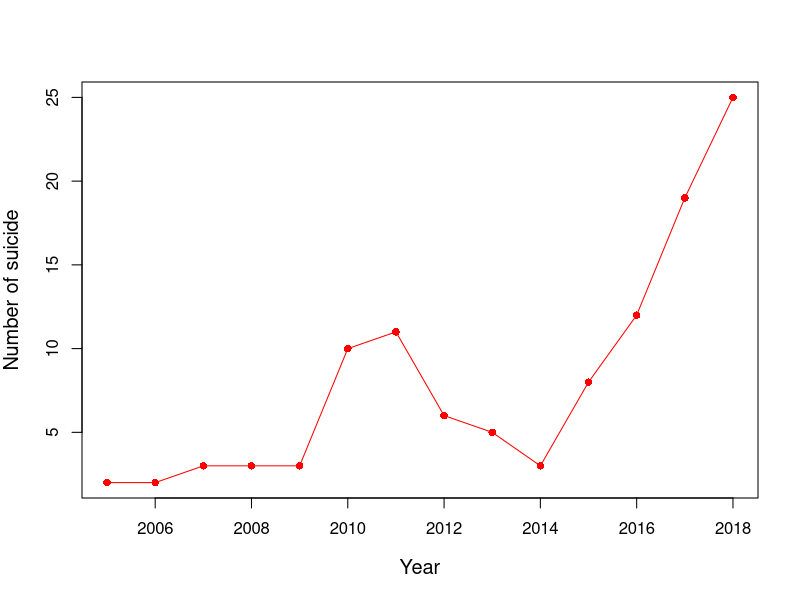
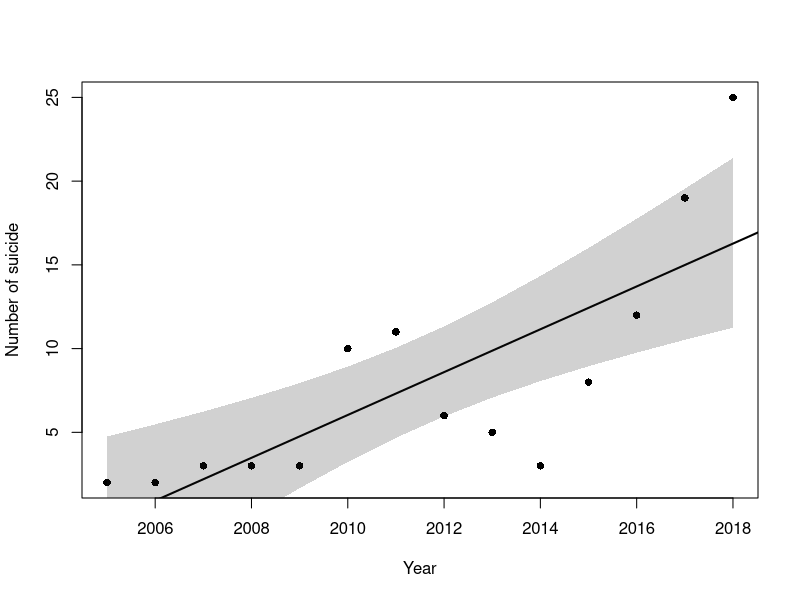
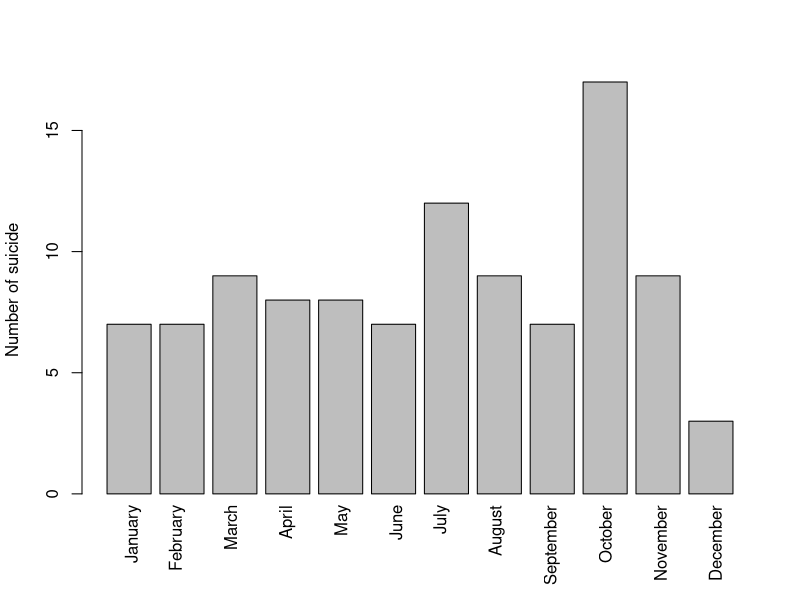
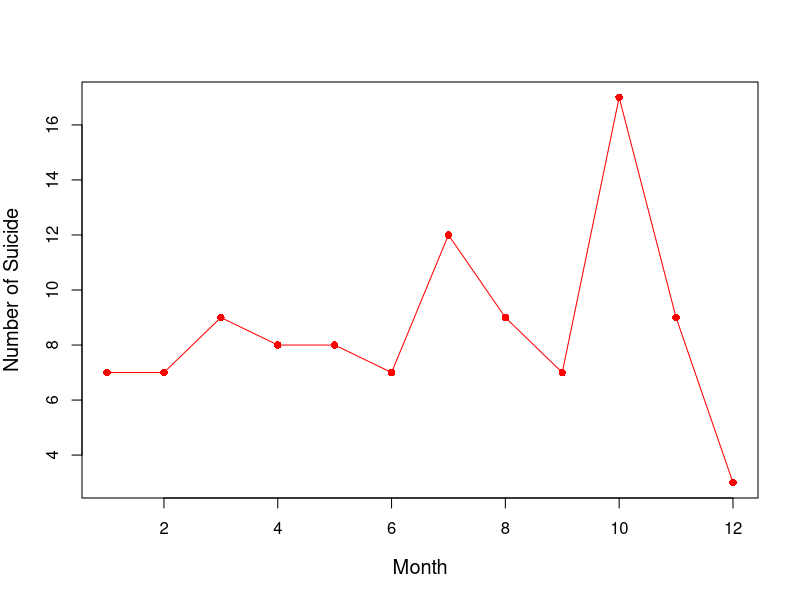
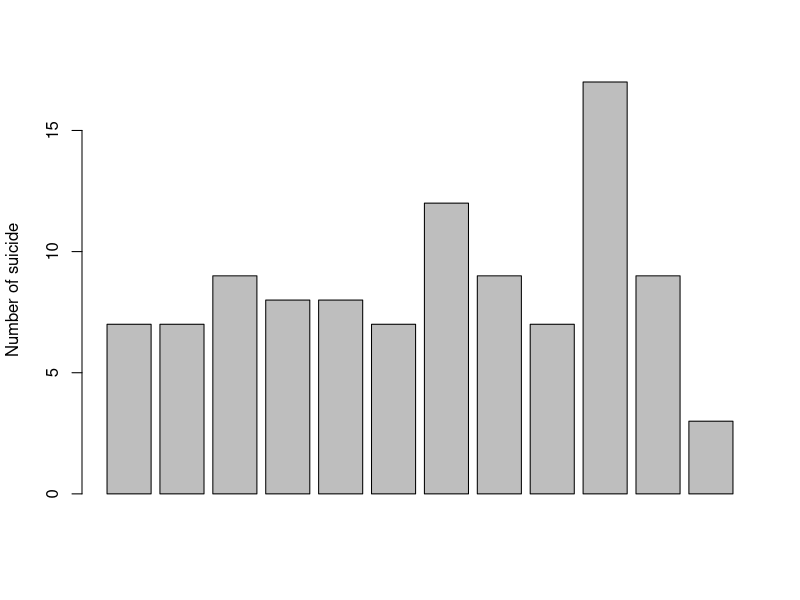
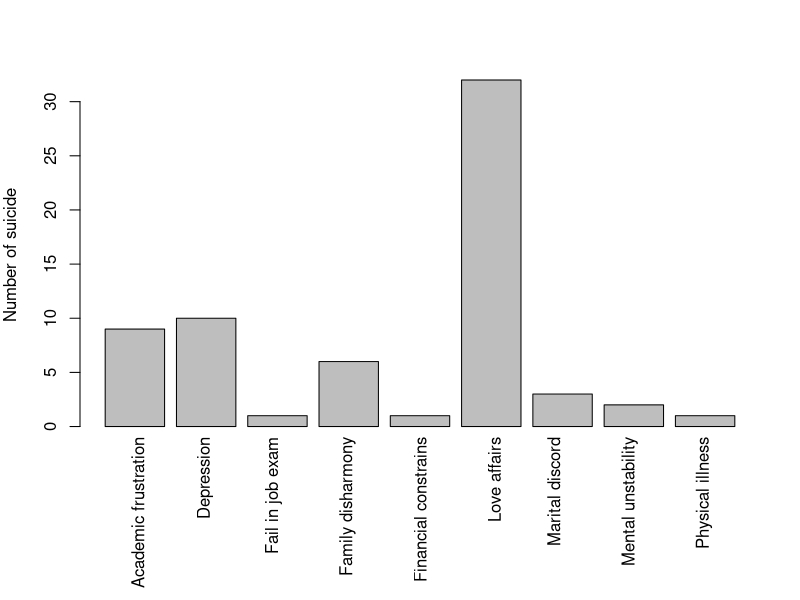
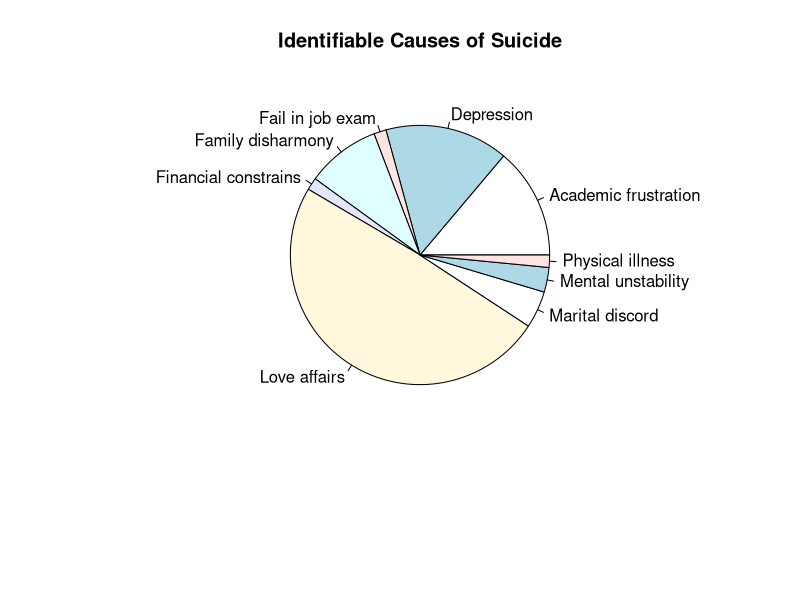
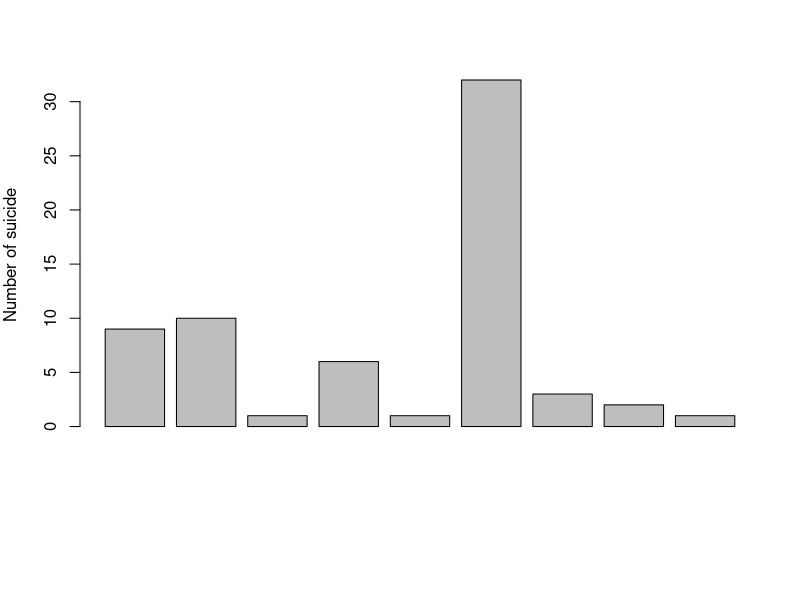

Recreate these plots in R, in order. (Note: this script raises an error after producing the figures.)
##Suicide BD universities

SuisBdUni <- read.csv("data/Suicide_BD_unistd.csv")

head(SuisBdUni)
library(dplyr)

sex <- count(SuisBdUni, Sex)
residence <- count(SuisBdUni, Residence)
count(SuisBdUni, SuicidalNotes)
count(SuisBdUni, University.type)
AcademicYear <- count(SuisBdUni, AcademicYear)
class <- count(SuisBdUni, Division)
count(SuisBdUni, SuicideMethod)
year <- count(SuisBdUni, SuicideYear)
count(SuisBdUni, Timeofsuicide)
count(SuisBdUni, University)
cause <- count(SuisBdUni, IdentifiableCause) 
cause

###



##Figure 3
pageWidthLarge<- 7.08661
pageHeightLarge <- pageWidthLarge * 1.50
pagePaper <- 'special'
fontFamily <- 'Times'
pdf("output/Figure_3.pdf", width=pageWidthLarge, 
    height= pageHeightLarge, family=fontFamily, paper=pagePaper)

#png("output/Figure_2.png", width=pageWidthLarge, height= pageHeightLarge,
#units= "in",type= "cairo", res = 600)

layout(matrix(c(1,2,3,4,5,6,7,8), nrow=4,ncol=2,byrow =  TRUE))
par(mar=c(1,1,2,2))

##
sex <- count(SuisBdUni, Sex)
sex
slices <- sex$n
labs <- sex$Sex
pie(slices, labels = labs, main ="Sex")
mtext("(a)", side = 3, line = -3, adj= 0.09, cex=1.0)


##
faculty <- count(SuisBdUni, Division)
faculty <- na.omit(faculty)
slices <- faculty$n
labs <- faculty$Division
slices
pie(slices, labels = labs, main = "Faculty", clockwise = TRUE)
mtext("(b)", side = 3, line = -3, adj= 0.15, cex=1.0)

##
AcademicYear <- count(SuisBdUni, AcademicYear)
AcademicYear
AcademicYear <- na.omit(AcademicYear)
slices <- AcademicYear$n
labs <- c("1st", "2nd", "3rd","4th","5th")
pie(slices, labels = labs, main= "Academic year")
mtext("(c)", side = 3, line = -3, adj= 0.09, cex=1.0)

##
uni <- count(SuisBdUni, University.type)
uni
uni <- na.omit(uni)
slices <- uni$n
labs <- c("National university", "Private university", "Public university")
labs
pie(slices, labels = labs, main = "University type")
mtext("(d)", side = 3, line = -3, adj= 0.15, cex=1.0)
####
method <- count(SuisBdUni, SuicideMethod)
method
method <- na.omit(method)
slices <- method$n
labs <- method$SuicideMethod
labs
pie(slices, labels = labs, main = "Method")
mtext("(e)", side = 3, line = -3, adj= 0.09, cex=1.0)

###
time <- count(SuisBdUni, Timeofsuicide)
time
time <- na.omit(time)
slices <- time$n
labs <- time$Timeofsuicide
pie(slices, labels = labs, main = "Time of suicide")
mtext("(f)", side = 3, line = -3, adj= 0.15, cex=1.0)

###
residence <- count(SuisBdUni, Residence)
residence
slices <- c(32, 50)
labs <- c("Staying with family" ,"Staying outside family")
pie(slices, labels = labs, main = "Residence")
mtext("(g)", side = 3, line = -3, adj= 0.09, cex=1.0)
#
note <- count(SuisBdUni, SuicidalNotes)
note
slices <- c(15,30)
labs <- c("Presnt", "Absent")
pie(slices, labels = labs, main = "Suicide note")
mtext("(h)", side = 3, line = -3, adj= 0.15, cex=1.0)
dev.off ()




##
##Figure 2 ###
#a)
year <- count(SuisBdUni, SuicideYear)
head(year)
plot(year, type ='o', col = 'red', pch= 16, xlab = "Year", 
     ylab= "Number of suicide", cex.lab = 1.2)


x <- lm(year$n ~ year$SuicideYear)
summary(x)
plot(year$n ~ year$SuicideYear, pch = 16, xlab = "Year", 
     ylab= "Number of suicide")

abline(-2564.9516, 1.2791, lwd = 2.0)

newx <- seq(min(year$SuicideYear), max(year$SuicideYear))
preds <- predict(x, newdata = data.frame(SuicideYear=newx), 
                 interval = 'confidence', level = 0.95)

polygon(c(rev(newx), newx), c(rev(preds[ ,3]), preds[ ,2]), 
        col = rgb(0.1, 0.1, 0.1, 0.2), 
        border = NA)

##

#b)
month <- count(SuisBdUni, Month)
month
month <- na.omit (month) 
month
barplot(month$n, ylab = "Number of suicide")
mtext(c("January"),at= 0.75, las= 2, side =1, line = 0.35)
mtext(c("February"),at= 1.75, las= 2, side =1, line = 0.35)
mtext(c("March"),at= 3.0, las= 2, side =1, line = 0.35)
mtext(c("April"),at= 4.25, las= 2, side =1, line = 0.35)
mtext(c("May"),at= 5.5, las= 2, side =1, line = 0.35)
mtext(c("June"),at= 6.75, las= 2, side =1, line = 0.35)
mtext(c("July"),at= 7.75, las= 2, side =1, line = 0.35)
mtext(c("August"),at= 9.0, las= 2, side =1, line = 0.35)
mtext(c("September"),at= 10.25, las= 2, side =1, line = 0.35)
mtext(c("October"),at= 11.5, las= 2, side =1, line = 0.35)
mtext(c("November"),at= 12.75, las= 2, side =1, line = 0.35)
mtext(c("December"),at= 14.0, las= 2, side =1, line = 0.35)

plot(month, type ='o', col = 'red', pch =16, xlab = "Month", 
     ylab = "Number of Suicide", cex.lab =1.2)
a<- month$n
barplot(a, ylab = "Number of suicide")

##
#c)
par(mar=c(8.5,4,4,2))          
cause <- count(SuisBdUni, IdentifiableCause)

cause

cause2 <- na.omit(cause)
cause2
barplot(cause2$n, ylab = "Number of suicide")
mtext(c("Academic frustration"),at= 0.75, las= 2, side =1, line = 0.35)
mtext(c("Depression"),at= 1.85, las= 2, side =1, line = 0.35)
mtext(c("Fail in job exam"),at= 3.0, las= 2, side =1, line = 0.35)
mtext(c("Family disharmony"),at= 4.25, las= 2, side =1, line = 0.35)
mtext(c("Financial constrains"),at= 5.5, las= 2, side =1, line = 0.35)
mtext(c("Love affairs"),at= 6.75, las= 2, side =1, line = 0.35)
mtext(c("Marital discord"),at= 7.75, las= 2, side =1, line = 0.35)
mtext(c("Mental unstability"),at= 9.0, las= 2, side =1, line = 0.35)
mtext(c("Physical illness"),at= 10.25, las= 2, side =1, line = 0.35)
##




slices <- c(9,10,1,6,1,32,3,2,1)
labs <- c("Academic frustration", "Depression", "Fail in job exam", 
          "Family disharmony", "Financial constrains", "Love affairs", "Marital discord",
          "Mental unstability", "Physical illness")

pie(slices, labels = labs,  main = "Identifiable Causes of Suicide")
cause2 <- na.omit(cause)
cause2
barplot(cause2$n, ylab = "Number of suicide")



### Sex speific differences 


age <- mean(SuisBdUni$Age, na.rm = TRUE)
age
sd(SuisBdUni$Age, na.rm = TRUE)

min(SuisBdUni$Age, na.rm = TRUE)
max(SuisBdUni$Age, na.rm = TRUE)

male <- filter(SuisBdUni, Sex =='Male')
maleage <- male$Age
maleage
meanmaleage <- mean(maleage, na.rm = TRUE)
sdmaleage <- sd(maleage, na.rm = TRUE)
meanmaleage
sdmaleage


#
female <- filter(SuisBdUni, Sex == 'Female')
femaleage <- female$Age
femaleage
meanfemaleage <- mean(femaleage, na.rm = 'TRUE')
sdfemaleage <- sd(femaleage, na.rm = TRUE)
meanfemaleage
sdfemaleage

boxplot(maleage,femaleage)


########

maleclass <- count(male, Division)
maleclass
femaleclass <- count(female, Division)
femaleclass

maleyear <- count(male, AcademicYear)
maleyear 
femaleyear <- count(female, AcademicYear)
femaleyear

maleuni <- count(male, University.type)
maleuni
femaleuni <- count(female, University.type)
femaleuni

malemethod <- count(male, SuicideMethod)
malemethod
femalemethod <- count(female, SuicideMethod)
femalemethod

maletime <- count(male, Timeofsuicide)
maletime
femaletime <- count(female, Timeofsuicide)
femaletime

maleresidence <- count(male, Residence)
maleresidence
femaleresidence <- count(female, Residence)
femaleresidence

malenote <- count(male, SuicidalNotes)
malenote
femalenote <- count(female, SuicidalNotes)
femalenote

malecause <- count(male, IdentifiableCause) 
malecause
femalecause <- count(female, IdentifiableCause)
femalecause


maleyear <- count(male, SuicideYear)
maleyear
femaleyear <- count(female, SuicideYear)
femaleyear

maleuniname <- count(male, University)
maleuniname
femaleuniname <- count(female, University)
femaleuniname


###
residence <- count(SuisBdUni, Residence)
residence
slices <- c(50, 32)
labs <- c("Staying with family" ,"Staying outside family")
pie(slices, labels = labs)

#
note <- count(SuisBdUni, SuicidalNotes)
note
slices <- c(15,31)
labs <- c("presnt", "absent")
pie(slices, labels = labs)
#
department <- count(SuisBdUni, Department)
department 
write.csv(department, "department.csv")
#
university <- count(SuisBdUni, University)
write.csv(university, "university.csv")
#

cause<- count(SuisBdUni, IdentifiableCause)
write.csv(cause, "cause.csv")


dev.off()

###########Stats######
#is there a difference between male and female age 


male <- filter(SuisBdUni, Sex =='Male')
maleage <- male$Age
hist(log(maleage))
hist(log(femaleage))
female <- filter(SuisBdUni, Sex == 'Female')
femaleage <- female$Age
hist(maleage)
hist(femaleage)
qqnorm(maleage)
qqline(maleage)
qqnorm(femaleage)
qqline(femaleage)
qqnorm(log(maleage))
qqline(log(maleage))
qqnorm(log(femaleage))
qqline(log(femaleage))

shapiro.test(log(maleage))
shapiro.test(log(femaleage))

shapiro.test(maleage)
shapiro.test(femaleage)

#both maleage and female age are non-normally distributed 

#we will apply Mann whitney U test for that
wilcox.test(maleage, femaleage)


boxplot(maleage,femaleage, axisnames = FALSE)
mtext(c("Male"),at= 1.0, side =1, line = 1)
mtext(c("Female"),at= 2.0, side =1, line = 1)
text(1.5, 28, '*', cex= 1.5)

########
suirate <- read.csv("data/suiciderate.csv")
head(suirate)
mean(suirate$suiciderate)
sd(suirate$suiciderate)

qqnorm(suirate$malesuiciderate)
qqline(suirate$malesuiciderate)
qqnorm(suirate$femalesuiciderate)
qqline(suirate$femalesuiciderate)
qqnorm(log(suirate$femalesuiciderate))
qqline(log(suirate$femalesuiciderate))
qqnorm(sqrt(suirate$femalesuiciderate))
qqline(sqrt(suirate$femalesuiciderate))

shapiro.test(log(suirate$malesuiciderate))
shapiro.test(log(suirate$femalesuiciderate))
t.test(log(suirate$femalesuiciderate), log(suirate$malesuiciderate))
t.test(suirate$malesuiciderate, suirate$femalesuiciderate)

mean(suiciderate$malesuiciderate)
sd(suiciderate$malesuiciderate)
mean(suiciderate$femalesuiciderate)
sd(suiciderate$femalesuiciderate)

###

shapiro.test(suirate$publicunisuiciderate)
shapiro.test(suirate$privateunisuiciderate)

t.test(suirate$publicunisuiciderate, suirate$privateunisuiciderate)

rate<- SuisBdUni %>%
  select(University.type, Sex, SuicideYear)
write.csv(rate, "unisexyear.csv") 


####modeling suicide rate last 9 years and last five years

library(dplyr)
library(lmtest)
library(car)

suirate <- read.csv("data/suiciderate.csv")
suirate
head(suirate)
suiciderate$suiciderate
mean(suiciderate$suiciderate)

####public uni suicide rate
mod.pb <- lm(suirate$publicunisuiciderate ~suirate$Year)
summary(mod.pb)
lrtest(mod.pb)
confint(mod.pb, 'suirate$Year', level = 0.95)
## 

mod.pt <- lm(suirate$privateunisuiciderate ~suirate$Year)
summary(mod.pt)
lrtest(mod.pt)
confint(mod.pt, 'suirate$Year', level = 0.95)
##

mod2 <-  lm(suirate$suiciderate ~ suirate$Year)
qqnorm(residuals(mod2))
summary(mod2)
lrtest(mod2)
plot(suirate$suiciderate ~ suirate$Year, pch = 16,xlab = "Year", 
     ylab= "Suicide rate")

abline(45.24024, -0.02183, lwd = 2.0)

newx <- seq(min(suirate$Year), max(suirate$Year))
newx
preds <- predict(mod2, newdata = data.frame(Year=newx), 
                 interval = 'confidence', level = 0.95)

polygon(c(rev(newx), newx), c(rev(preds[ ,3]), preds[ ,2]), 
        col = rgb(0.1, 0.1, 0.1, 0.2), 
        border = NA)


##male rate and female rate along the years 

mod3 <- lm(suirate$malesuiciderate ~ suirate$Year)
qqnorm(residuals(mod3))
summary(mod3)
confint(mod3, 'suirate$Year', level = 0.95)
lrtest(mod3)
plot(suirate$suiciderate ~ suirate$Year, pch = 16,xlab = "Year", 
     ylab= "Suicide rate")
abline(108.31052, -0.05332, lwd = 2.0)


newx <- seq(min(suirate$Year), max(suirate$Year))
preds <- predict(mod3, newdata = data.frame(Year=newx), 
                 interval = 'confidence', level = 0.95)

polygon(c(rev(newx), newx), c(rev(preds[ ,3]), preds[ ,2]), 
        col = rgb(0.1, 0.1, 0.1, 0.2), 
        border = NA)

##female suicide rate
mod4 <- lm(suirate$femalesuiciderate ~ suirate$Year)
qqnorm(residuals(mod4))
summary(mod4)
confint(mod4, 'suirate$Year', level = 0.95)

lrtest(mod4)
plot(suirate$femalesuiciderate ~ suirate$Year, pch = 16,xlab = "Year", 
     ylab= "Suicide rate")
abline(108.31052, -0.05332, lwd = 2.0)

newx <- seq(min(suirate$Year), max(suirate$Year))
preds <- predict(mod4, newdata = data.frame(Year=newx), 
                 interval = 'confidence', level = 0.95)

polygon(c(rev(newx), newx), c(rev(preds[ ,3]), preds[ ,2]), 
        col = rgb(0.1, 0.1, 0.1, 0.2), 
        border = NA)


### last five year rate

after2012 <- filter(suirate, suirate$Year>2012)
head(after2012)
###
mod.pb5 <- lm(after2012$publicunisuiciderate ~ after2012$Year)
summary(mod.pb5)
lrtest(mod.pb5)
confint(mod.pb5, 'after2012$Year', level = 0.95)
## 

mod.pt5 <- lm(after2012$privateunisuiciderate ~ after2012$Year)
summary(mod.pt5)
lrtest(mod.pt5)
confint(mod.pt5, 'after2012$Year', level = 0.95)
plot(after2012$privateunisuiciderate ~ after2012$Year)

##

mod5 <-  lm(after2012$suiciderate ~ after2012$Year)
summary(mod5)

lrtest(mod5)
plot(after2012$suiciderate ~ after2012$Year, pch = 16,xlab = "Year", 
     ylab= "Suicide rate")

abline(-773.49735, 0.38439, lwd = 2.0)

##to add the confidence line

newx <- seq(min(after2012$Year), max(after2012$Year))
preds <- predict(mod5, newdata = data.frame(Year=newx), 
                 interval = 'confidence', level = 0.95)

polygon(c(rev(newx), newx), c(rev(preds[ ,3]), preds[ ,2]), 
        col = rgb(0.1, 0.1, 0.1, 0.2), 
        border = NA)

##male and female rate last five years

mod6 <-  lm(after2012$malesuiciderate ~ after2012$Year)
summary(mod6)
confint(mod6, 'after2012$Year', level = 0.95)
lrtest(mod6)
plot(after2012$malesuiciderate ~ after2012$Year, pch = 16,xlab = "Year", 
     ylab= "Male suicide rate")

abline(-410.43614, 0.20404, lwd = 2.0)

##to add the confidence line

newx <- seq(min(after2012$Year), max(after2012$Year))
preds <- predict(mod6, newdata = data.frame(Year=newx), 
                 interval = 'confidence', level = 0.95)

polygon(c(rev(newx), newx), c(rev(preds[ ,3]), preds[ ,2]), 
        col = rgb(0.1, 0.1, 0.1, 0.2), 
        border = NA)

#female rate last five years


mod7 <-  lm(after2012$femalesuiciderate ~ after2012$Year)
summary(mod7)
confint(mod7, 'after2012$Year', level = 0.95)
lrtest(mod7)

plot(after2012$femalesuiciderate ~ after2012$Year, pch = 16,xlab = "Year", 
     ylab= "Feale suicide rate")

abline(-1536.7926, 0.7636, lwd = 2.0)
newx <- seq(min(after2012$Year), max(after2012$Year))
preds <- predict(mod7, newdata = data.frame(Year=newx), 
                 interval = 'confidence', level = 0.95)

polygon(c(rev(newx), newx), c(rev(preds[ ,3]), preds[ ,2]), 
        col = rgb(0.1, 0.1, 0.1, 0.2), 
        border = NA)



#####


maleratemean <- mean(suiciderate$malesuiciderate)
maleratesd <- sd(suiciderate$malesuiciderate)
feamelratemean <- mean(suiciderate$femalesuiciderate)
femaleratesd <- sd(suiciderate$femalesuiciderate)

boxplot(suiciderate$malesuiciderate, suiciderate$femalesuiciderate)

boxplot(log(suiciderate$malesuiciderate), log(suiciderate$femalesuiciderate), ylim= c(-0.8,1.3))

boxplot(suiciderate$publicunisuiciderate, suiciderate$privateunisuiciderate)

boxplot(log(suiciderate$publicunisuiciderate), log(suiciderate$privateunisuiciderate))



####practice 

after2012 <- filter(suirate, suirate$Year>2012)
head(after2011)
b <-  lm(after2012$suiciderate ~ after2012$Year)
plot(after2012$suiciderate ~ after2012$Year, pch = 16,xlab = "Year", 
     ylab= "Suicide rate")
summary(b)
abline(-773.49735, 0.38439, lwd = 2.0)



newx <- seq(min(after2012$Year), max(after2012$Year))
preds <- predict(b, newdata = data.frame(Year=newx), 
                 interval = 'confidence' )


polygon(c(rev(newx), newx), c(rev(preds[ ,3]), preds[ ,2]), 
        col = rgb(0.1, 0.1, 0.1, 0.2), 
        border = NA)


